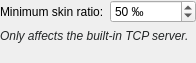
<?xml version="1.0" encoding="UTF-8"?>
<ui version="4.0">
 <class>DetectionThresholdsWidget</class>
 <widget class="QWidget" name="DetectionThresholdsWidget">
  <property name="geometry">
   <rect>
    <x>0</x>
    <y>0</y>
    <width>196</width>
    <height>63</height>
   </rect>
  </property>
  <property name="windowTitle">
   <string>Form</string>
  </property>
  <layout class="QFormLayout" name="formLayout">
   <property name="leftMargin">
    <number>0</number>
   </property>
   <property name="topMargin">
    <number>0</number>
   </property>
   <property name="rightMargin">
    <number>0</number>
   </property>
   <property name="bottomMargin">
    <number>0</number>
   </property>
   <item row="0" column="0">
    <widget class="QLabel" name="label_16">
     <property name="text">
      <string>Minimum skin ratio:</string>
     </property>
    </widget>
   </item>
   <item row="0" column="1">
    <widget class="QSpinBox" name="skinRatio">
     <property name="suffix">
      <string> ‰</string>
     </property>
     <property name="maximum">
      <number>999</number>
     </property>
     <property name="value">
      <number>50</number>
     </property>
    </widget>
   </item>
   <item row="1" column="0" colspan="2">
    <widget class="QLabel" name="label">
     <property name="palette">
      <palette>
       <active>
        <colorrole role="WindowText">
         <brush brushstyle="SolidPattern">
          <color alpha="255">
           <red>72</red>
           <green>78</green>
           <blue>80</blue>
          </color>
         </brush>
        </colorrole>
       </active>
       <inactive>
        <colorrole role="WindowText">
         <brush brushstyle="SolidPattern">
          <color alpha="255">
           <red>35</red>
           <green>38</green>
           <blue>39</blue>
          </color>
         </brush>
        </colorrole>
       </inactive>
       <disabled>
        <colorrole role="WindowText">
         <brush brushstyle="SolidPattern">
          <color alpha="255">
           <red>119</red>
           <green>120</green>
           <blue>120</blue>
          </color>
         </brush>
        </colorrole>
       </disabled>
      </palette>
     </property>
     <property name="font">
      <font>
       <italic>true</italic>
      </font>
     </property>
     <property name="text">
      <string>Only affects the built-in TCP server.</string>
     </property>
     <property name="wordWrap">
      <bool>true</bool>
     </property>
    </widget>
   </item>
  </layout>
 </widget>
 <resources/>
 <connections/>
</ui>
